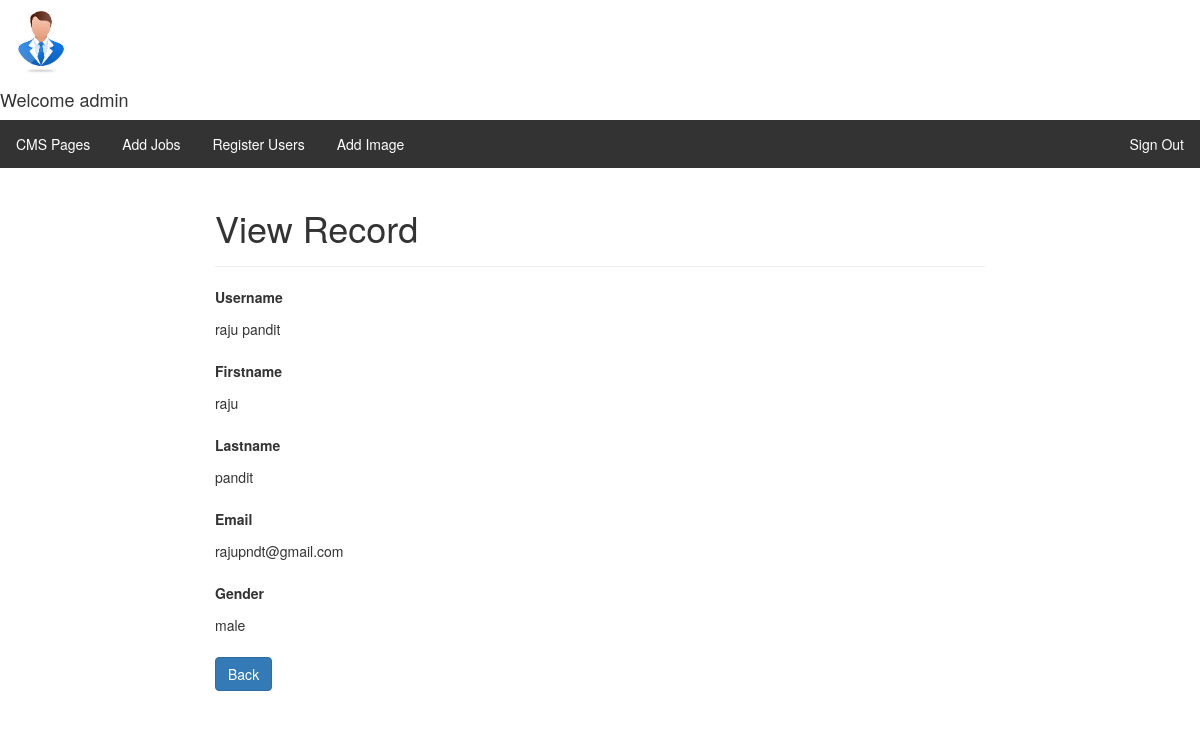
Screenshot of /admin/read.php?id=1 (signed in) with the database file from the repository.
### tables this page shows
CREATE TABLE `registered_users` (
  `id` int(8) NOT NULL,
  `user_name` varchar(255) NOT NULL,
  `first_name` varchar(255) NOT NULL,
  `last_name` varchar(255) NOT NULL,
  `password` varchar(25) NOT NULL,
  `email` varchar(55) NOT NULL,
  `gender` varchar(20) NOT NULL,
  `addresume` varchar(500) NOT NULL,
  `applyjob` varchar(500) NOT NULL,
  `addskill` varchar(500) NOT NULL
);

### admin/include/session.php (called while the page is built, shortened)
<?php
   include('include\config.php');
   $user_check = $_SESSION['admin_user'];
   $ses_sql = mysqli_query($con,"select admin_user from admin where admin_user = '$user_check' ");
   $row = mysqli_fetch_array($ses_sql,MYSQLI_ASSOC);
   $login_session = $row['admin_user'];
?>

### admin/read.php (the view, shortened to what this page needs)
<?php
include("include\session.php");
if(isset($_GET["id"]) && !empty(trim($_GET["id"]))){
    require_once "include\config.php";
    $sql = "SELECT * FROM registered_users WHERE id = ?";
    if($stmt = mysqli_prepare($con, $sql)){
        mysqli_stmt_bind_param($stmt, "i", $param_id);
        if(mysqli_stmt_execute($stmt)){
            $result = mysqli_stmt_get_result($stmt);
            if(mysqli_num_rows($result) == 1){
                $row = mysqli_fetch_array($result, MYSQLI_ASSOC);
            } else{
                header("location: error.php");
                exit();
            }
        } else{
            echo "Oops! Something went wrong. Please try again later.";
        }
    }
} else{
    header("location: error.php");
    exit();
}
?>
<!DOCTYPE html>
<html lang="en">
<head>
     <link rel="stylesheet" href="asset\css\adminhome.css">
    <link rel="stylesheet" href="https://maxcdn.bootstrapcdn.com/bootstrap/3.3.7/css/bootstrap.css">
</head>
<body>
	<div class="imgcontainer">
            <img width ="80px" src="asset\image\avtarimage.jpg" alt="Avatar" class="avatar"><h4>Welcome <?php echo $login_session; ?></h4>
        </div>
  <?php include("header.php"); ?>
    <div class="wrapper">
        <div class="container-fluid">
            <div class="row">
                <div class="col-md-12">
                    <div class="page-header">
                        <h1>View Record</h1>
                    </div>
                    <div class="form-group">
                        <label>Username</label>
                        <p class="form-control-static"><?php echo $row["user_name"]; ?></p>
                    </div>
                    <div class="form-group">
                        <label>Firstname</label>
                        <p class="form-control-static"><?php echo $row["first_name"]; ?></p>
                    </div>
                    <div class="form-group">
                        <label>Lastname</label>
                        <p class="form-control-static"><?php echo $row["last_name"]; ?></p>
                    </div>
                    <div class="form-group">
                        <label>Email</label>
                        <p class="form-control-static"><?php echo $row["email"]; ?></p>
                    </div>
                    <div class="form-group">
                        <label>Gender</label>
                        <p class="form-control-static"><?php echo $row["gender"]; ?></p>
                    </div>
                    <p><a href="registeruser.php" class="btn btn-primary">Back</a></p>
                </div>
            </div>
        </div>
    </div>
</body>
</html>

### admin/read.php (style rules this page uses)
.wrapper { width: 800px; margin: 0 auto; }

### rows the page displays
registered_users: user_name "raju pandit", first_name "raju", last_name "pandit", email "rajupndt@gmail.com", gender "male"

### other values shown
$login_session "admin"
